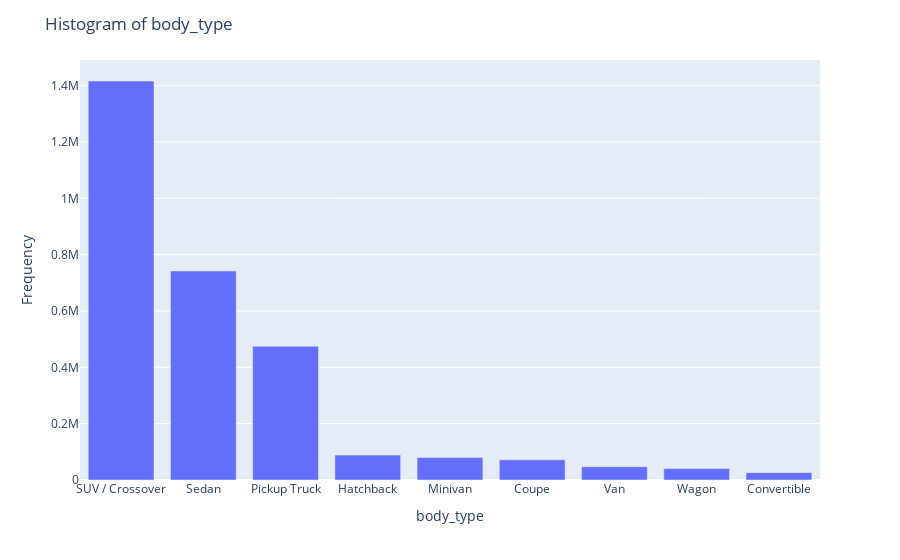
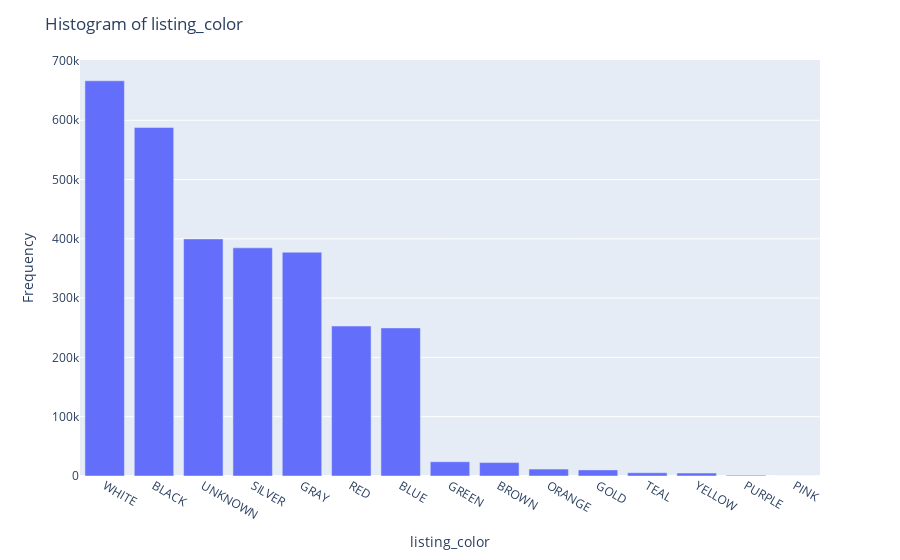
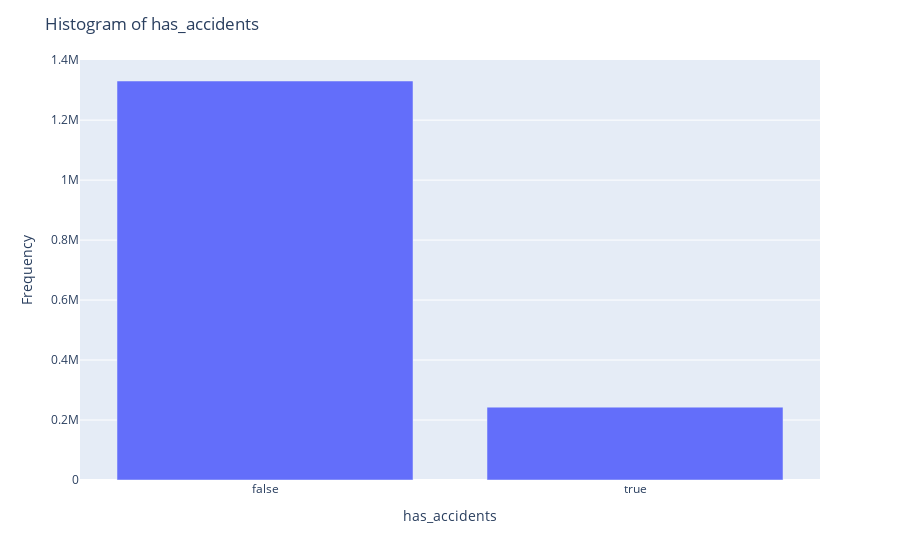
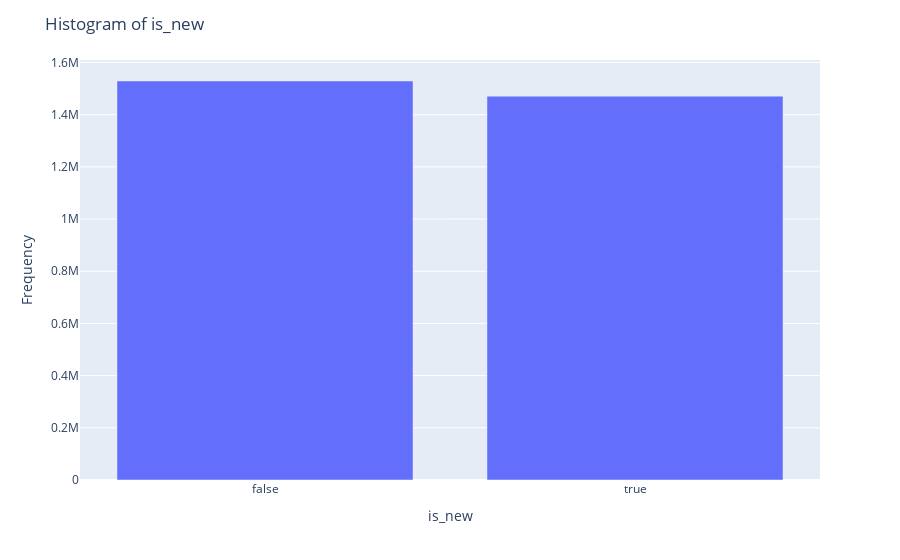

Source (notebook cell) for these figures, in order:
### Code cell
# Loop through categorical columns and create histograms
for col, frequencies in value_frequencies.items():
    fig = px.bar(frequencies, x=frequencies.index, y=frequencies.values, labels={'x': col, 'y': 'Frequency'})
    
    # Customize the layout if needed
    fig.update_layout(
        title=f'Histogram of {col}',
        xaxis_title=col,
        yaxis_title='Frequency',
        xaxis={'categoryorder':'total descending'}  # Sort categories by frequency
    )
    
    fig.show()

### Figure 1 — Plotly figure (JSON) as saved in the notebook; plotly's stock layout.template omitted (floating-point values rounded to 4 significant figures)
{"data": [{"alignmentgroup": "True", "hovertemplate": "body_type=%{x}<br>Frequency=%{y}<extra></extra>", "legendgroup": "", "marker": {"color": "#636efa", "pattern": {"shape": ""}}, "name": "", "offsetgroup": "", "orientation": "v", "showlegend": false, "textposition": "auto", "type": "bar", "x": ["SUV / Crossover", "Sedan", "Pickup Truck", "Hatchback", "Minivan", "Coupe", "Van", "Wagon", "Convertible"], "xaxis": "x", "y": [1416402, 742036, 474595, 88374, 79802, 71607, 47166, 40505, 26010], "yaxis": "y"}], "layout": {"barmode": "relative", "legend": {"tracegroupgap": 0}, "margin": {"t": 60}, "title": {"text": "Histogram of body_type"}, "xaxis": {"anchor": "y", "categoryorder": "total descending", "domain": [0, 1], "title": {"text": "body_type"}}, "yaxis": {"anchor": "x", "domain": [0, 1], "title": {"text": "Frequency"}}}}

### Figure 2 — Plotly figure (JSON) as saved in the notebook; plotly's stock layout.template omitted (floating-point values rounded to 4 significant figures)
{"data": [{"alignmentgroup": "True", "hovertemplate": "listing_color=%{x}<br>Frequency=%{y}<extra></extra>", "legendgroup": "", "marker": {"color": "#636efa", "pattern": {"shape": ""}}, "name": "", "offsetgroup": "", "orientation": "v", "showlegend": false, "textposition": "auto", "type": "bar", "x": ["WHITE", "BLACK", "UNKNOWN", "SILVER", "GRAY", "RED", "BLUE", "GREEN", "BROWN", "ORANGE", "GOLD", "TEAL", "YELLOW", "PURPLE", "PINK"], "xaxis": "x", "y": [666564, 587999, 399905, 384779, 377442, 252917, 249758, 24074, 22611, 11631, 10297, 5453, 5003, 1468, 139], "yaxis": "y"}], "layout": {"barmode": "relative", "legend": {"tracegroupgap": 0}, "margin": {"t": 60}, "title": {"text": "Histogram of listing_color"}, "xaxis": {"anchor": "y", "categoryorder": "total descending", "domain": [0, 1], "title": {"text": "listing_color"}}, "yaxis": {"anchor": "x", "domain": [0, 1], "title": {"text": "Frequency"}}}}

### Figure 3 — Plotly figure (JSON) as saved in the notebook; plotly's stock layout.template omitted (floating-point values rounded to 4 significant figures)
{"data": [{"alignmentgroup": "True", "hovertemplate": "has_accidents=%{x}<br>Frequency=%{y}<extra></extra>", "legendgroup": "", "marker": {"color": "#636efa", "pattern": {"shape": ""}}, "name": "", "offsetgroup": "", "orientation": "v", "showlegend": false, "textposition": "auto", "type": "bar", "x": [false, true], "xaxis": "x", "y": [1330491, 242954], "yaxis": "y"}], "layout": {"barmode": "relative", "legend": {"tracegroupgap": 0}, "margin": {"t": 60}, "title": {"text": "Histogram of has_accidents"}, "xaxis": {"anchor": "y", "categoryorder": "total descending", "domain": [0, 1], "title": {"text": "has_accidents"}}, "yaxis": {"anchor": "x", "domain": [0, 1], "title": {"text": "Frequency"}}}}

### Figure 4 — Plotly figure (JSON) as saved in the notebook; plotly's stock layout.template omitted (floating-point values rounded to 4 significant figures)
{"data": [{"alignmentgroup": "True", "hovertemplate": "is_new=%{x}<br>Frequency=%{y}<extra></extra>", "legendgroup": "", "marker": {"color": "#636efa", "pattern": {"shape": ""}}, "name": "", "offsetgroup": "", "orientation": "v", "showlegend": false, "textposition": "auto", "type": "bar", "x": [false, true], "xaxis": "x", "y": [1529003, 1471037], "yaxis": "y"}], "layout": {"barmode": "relative", "legend": {"tracegroupgap": 0}, "margin": {"t": 60}, "title": {"text": "Histogram of is_new"}, "xaxis": {"anchor": "y", "categoryorder": "total descending", "domain": [0, 1], "title": {"text": "is_new"}}, "yaxis": {"anchor": "x", "domain": [0, 1], "title": {"text": "Frequency"}}}}
